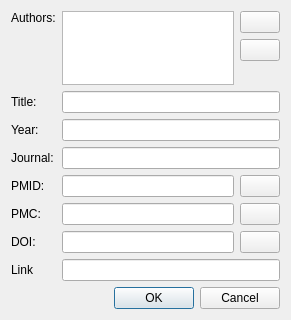
<?xml version="1.0" encoding="UTF-8"?>
<ui version="4.0">
 <class>ReferenceEditDialog</class>
 <widget class="QDialog" name="ReferenceEditDialog">
  <property name="geometry">
   <rect>
    <x>0</x>
    <y>0</y>
    <width>291</width>
    <height>320</height>
   </rect>
  </property>
  <property name="windowTitle">
   <string>Edit Reference</string>
  </property>
  <layout class="QVBoxLayout" name="verticalLayout_2">
   <item>
    <layout class="QGridLayout" name="gridLayout">
     <item row="0" column="0">
      <widget class="QLabel" name="label_authors">
       <property name="text">
        <string>Authors:</string>
       </property>
       <property name="alignment">
        <set>Qt::AlignLeading|Qt::AlignLeft|Qt::AlignTop</set>
       </property>
      </widget>
     </item>
     <item row="0" column="1">
      <widget class="ElementTableView" name="authorTableView">
       <property name="editTriggers">
        <set>QAbstractItemView::NoEditTriggers</set>
       </property>
       <attribute name="horizontalHeaderStretchLastSection">
        <bool>true</bool>
       </attribute>
       <attribute name="verticalHeaderVisible">
        <bool>false</bool>
       </attribute>
      </widget>
     </item>
     <item row="0" column="2">
      <layout class="QVBoxLayout" name="verticalLayout">
       <item>
        <widget class="QPushButton" name="addAuthorButton">
         <property name="text">
          <string/>
         </property>
         <property name="icon">
          <iconset resource="../../icons/icons.qrc">
           <normaloff>:/add_icon</normaloff>:/add_icon</iconset>
         </property>
        </widget>
       </item>
       <item>
        <widget class="QPushButton" name="removeAuthorButton">
         <property name="text">
          <string/>
         </property>
         <property name="icon">
          <iconset resource="../../icons/icons.qrc">
           <normaloff>:/remove_icon</normaloff>:/remove_icon</iconset>
         </property>
        </widget>
       </item>
       <item>
        <spacer name="verticalSpacer">
         <property name="orientation">
          <enum>Qt::Vertical</enum>
         </property>
         <property name="sizeHint" stdset="0">
          <size>
           <width>20</width>
           <height>40</height>
          </size>
         </property>
        </spacer>
       </item>
      </layout>
     </item>
     <item row="1" column="0">
      <widget class="QLabel" name="label_title">
       <property name="text">
        <string>Title:</string>
       </property>
      </widget>
     </item>
     <item row="1" column="1" colspan="2">
      <widget class="QLineEdit" name="titleInput"/>
     </item>
     <item row="2" column="0">
      <widget class="QLabel" name="label_year">
       <property name="text">
        <string>Year:</string>
       </property>
      </widget>
     </item>
     <item row="2" column="1" colspan="2">
      <widget class="QLineEdit" name="yearInput"/>
     </item>
     <item row="3" column="0">
      <widget class="QLabel" name="label_journal">
       <property name="text">
        <string>Journal:</string>
       </property>
      </widget>
     </item>
     <item row="3" column="1" colspan="2">
      <widget class="QLineEdit" name="journalInput"/>
     </item>
     <item row="4" column="0">
      <widget class="QLabel" name="label_pmid">
       <property name="text">
        <string>PMID:</string>
       </property>
      </widget>
     </item>
     <item row="4" column="1" colspan="2">
      <layout class="QHBoxLayout" name="horizontalLayout">
       <item>
        <widget class="QLineEdit" name="pmidInput"/>
       </item>
       <item>
        <widget class="QPushButton" name="searchPubmedButton">
         <property name="text">
          <string/>
         </property>
         <property name="icon">
          <iconset resource="../../icons/icons.qrc">
           <normaloff>:/search_icon</normaloff>:/search_icon</iconset>
         </property>
        </widget>
       </item>
      </layout>
     </item>
     <item row="5" column="0">
      <widget class="QLabel" name="label_pmc">
       <property name="text">
        <string>PMC:</string>
       </property>
      </widget>
     </item>
     <item row="5" column="1" colspan="2">
      <layout class="QHBoxLayout" name="horizontalLayout_2">
       <item>
        <widget class="QLineEdit" name="pmcInput"/>
       </item>
       <item>
        <widget class="QPushButton" name="searchPMCButton">
         <property name="text">
          <string/>
         </property>
         <property name="icon">
          <iconset resource="../../icons/icons.qrc">
           <normaloff>:/search_icon</normaloff>:/search_icon</iconset>
         </property>
        </widget>
       </item>
      </layout>
     </item>
     <item row="6" column="0">
      <widget class="QLabel" name="label_doi">
       <property name="text">
        <string>DOI:</string>
       </property>
      </widget>
     </item>
     <item row="6" column="1" colspan="2">
      <layout class="QHBoxLayout" name="horizontalLayout_3">
       <item>
        <widget class="QLineEdit" name="doiInput"/>
       </item>
       <item>
        <widget class="QPushButton" name="searchDOIButton">
         <property name="text">
          <string/>
         </property>
         <property name="icon">
          <iconset resource="../../icons/icons.qrc">
           <normaloff>:/search_icon</normaloff>:/search_icon</iconset>
         </property>
        </widget>
       </item>
      </layout>
     </item>
     <item row="7" column="0">
      <widget class="QLabel" name="label_link">
       <property name="text">
        <string>Link</string>
       </property>
      </widget>
     </item>
     <item row="7" column="1" colspan="2">
      <widget class="QLineEdit" name="linkInput"/>
     </item>
    </layout>
   </item>
   <item>
    <widget class="QDialogButtonBox" name="buttonBox">
     <property name="orientation">
      <enum>Qt::Horizontal</enum>
     </property>
     <property name="standardButtons">
      <set>QDialogButtonBox::Cancel|QDialogButtonBox::Ok</set>
     </property>
    </widget>
   </item>
  </layout>
 </widget>
 <customwidgets>
  <customwidget>
   <class>ElementTableView</class>
   <extends>QTableView</extends>
   <header>GEMEditor.base.views</header>
  </customwidget>
 </customwidgets>
 <tabstops>
  <tabstop>authorTableView</tabstop>
  <tabstop>yearInput</tabstop>
  <tabstop>journalInput</tabstop>
  <tabstop>pmidInput</tabstop>
  <tabstop>searchPubmedButton</tabstop>
  <tabstop>pmcInput</tabstop>
  <tabstop>searchPMCButton</tabstop>
  <tabstop>doiInput</tabstop>
  <tabstop>linkInput</tabstop>
  <tabstop>addAuthorButton</tabstop>
  <tabstop>removeAuthorButton</tabstop>
 </tabstops>
 <resources>
  <include location="../../icons/icons.qrc"/>
 </resources>
 <connections>
  <connection>
   <sender>buttonBox</sender>
   <signal>accepted()</signal>
   <receiver>ReferenceEditDialog</receiver>
   <slot>accept()</slot>
   <hints>
    <hint type="sourcelabel">
     <x>252</x>
     <y>307</y>
    </hint>
    <hint type="destinationlabel">
     <x>157</x>
     <y>274</y>
    </hint>
   </hints>
  </connection>
  <connection>
   <sender>buttonBox</sender>
   <signal>rejected()</signal>
   <receiver>ReferenceEditDialog</receiver>
   <slot>reject()</slot>
   <hints>
    <hint type="sourcelabel">
     <x>252</x>
     <y>307</y>
    </hint>
    <hint type="destinationlabel">
     <x>261</x>
     <y>274</y>
    </hint>
   </hints>
  </connection>
  <connection>
   <sender>titleInput</sender>
   <signal>textEdited(QString)</signal>
   <receiver>ReferenceEditDialog</receiver>
   <slot>activateButton()</slot>
   <hints>
    <hint type="sourcelabel">
     <x>251</x>
     <y>106</y>
    </hint>
    <hint type="destinationlabel">
     <x>261</x>
     <y>117</y>
    </hint>
   </hints>
  </connection>
  <connection>
   <sender>yearInput</sender>
   <signal>textEdited(QString)</signal>
   <receiver>ReferenceEditDialog</receiver>
   <slot>activateButton()</slot>
   <hints>
    <hint type="sourcelabel">
     <x>251</x>
     <y>132</y>
    </hint>
    <hint type="destinationlabel">
     <x>261</x>
     <y>145</y>
    </hint>
   </hints>
  </connection>
  <connection>
   <sender>journalInput</sender>
   <signal>textEdited(QString)</signal>
   <receiver>ReferenceEditDialog</receiver>
   <slot>activateButton()</slot>
   <hints>
    <hint type="sourcelabel">
     <x>251</x>
     <y>158</y>
    </hint>
    <hint type="destinationlabel">
     <x>261</x>
     <y>160</y>
    </hint>
   </hints>
  </connection>
  <connection>
   <sender>pmidInput</sender>
   <signal>textEdited(QString)</signal>
   <receiver>ReferenceEditDialog</receiver>
   <slot>activateButton()</slot>
   <hints>
    <hint type="sourcelabel">
     <x>212</x>
     <y>186</y>
    </hint>
    <hint type="destinationlabel">
     <x>261</x>
     <y>194</y>
    </hint>
   </hints>
  </connection>
  <connection>
   <sender>pmcInput</sender>
   <signal>textEdited(QString)</signal>
   <receiver>ReferenceEditDialog</receiver>
   <slot>activateButton()</slot>
   <hints>
    <hint type="sourcelabel">
     <x>212</x>
     <y>217</y>
    </hint>
    <hint type="destinationlabel">
     <x>261</x>
     <y>229</y>
    </hint>
   </hints>
  </connection>
  <connection>
   <sender>doiInput</sender>
   <signal>textEdited(QString)</signal>
   <receiver>ReferenceEditDialog</receiver>
   <slot>activateButton()</slot>
   <hints>
    <hint type="sourcelabel">
     <x>212</x>
     <y>248</y>
    </hint>
    <hint type="destinationlabel">
     <x>261</x>
     <y>246</y>
    </hint>
   </hints>
  </connection>
  <connection>
   <sender>linkInput</sender>
   <signal>textEdited(QString)</signal>
   <receiver>ReferenceEditDialog</receiver>
   <slot>activateButton()</slot>
   <hints>
    <hint type="sourcelabel">
     <x>251</x>
     <y>277</y>
    </hint>
    <hint type="destinationlabel">
     <x>261</x>
     <y>280</y>
    </hint>
   </hints>
  </connection>
  <connection>
   <sender>addAuthorButton</sender>
   <signal>clicked()</signal>
   <receiver>ReferenceEditDialog</receiver>
   <slot>addAuthor()</slot>
   <hints>
    <hint type="sourcelabel">
     <x>250</x>
     <y>33</y>
    </hint>
    <hint type="destinationlabel">
     <x>261</x>
     <y>25</y>
    </hint>
   </hints>
  </connection>
  <connection>
   <sender>removeAuthorButton</sender>
   <signal>clicked()</signal>
   <receiver>ReferenceEditDialog</receiver>
   <slot>deleteAuthor()</slot>
   <hints>
    <hint type="sourcelabel">
     <x>250</x>
     <y>62</y>
    </hint>
    <hint type="destinationlabel">
     <x>261</x>
     <y>50</y>
    </hint>
   </hints>
  </connection>
  <connection>
   <sender>searchPubmedButton</sender>
   <signal>clicked()</signal>
   <receiver>ReferenceEditDialog</receiver>
   <slot>getPmidInfo()</slot>
   <hints>
    <hint type="sourcelabel">
     <x>250</x>
     <y>188</y>
    </hint>
    <hint type="destinationlabel">
     <x>261</x>
     <y>218</y>
    </hint>
   </hints>
  </connection>
  <connection>
   <sender>searchPMCButton</sender>
   <signal>clicked()</signal>
   <receiver>ReferenceEditDialog</receiver>
   <slot>checkPMC()</slot>
   <hints>
    <hint type="sourcelabel">
     <x>250</x>
     <y>219</y>
    </hint>
    <hint type="destinationlabel">
     <x>261</x>
     <y>259</y>
    </hint>
   </hints>
  </connection>
  <connection>
   <sender>pmidInput</sender>
   <signal>textEdited(QString)</signal>
   <receiver>ReferenceEditDialog</receiver>
   <slot>checkPMID()</slot>
   <hints>
    <hint type="sourcelabel">
     <x>164</x>
     <y>186</y>
    </hint>
    <hint type="destinationlabel">
     <x>261</x>
     <y>83</y>
    </hint>
   </hints>
  </connection>
  <connection>
   <sender>pmcInput</sender>
   <signal>textEdited(QString)</signal>
   <receiver>ReferenceEditDialog</receiver>
   <slot>checkPMC()</slot>
   <hints>
    <hint type="sourcelabel">
     <x>212</x>
     <y>217</y>
    </hint>
    <hint type="destinationlabel">
     <x>261</x>
     <y>99</y>
    </hint>
   </hints>
  </connection>
  <connection>
   <sender>ReferenceEditDialog</sender>
   <signal>accepted()</signal>
   <receiver>ReferenceEditDialog</receiver>
   <slot>save_state()</slot>
   <hints>
    <hint type="sourcelabel">
     <x>158</x>
     <y>155</y>
    </hint>
    <hint type="destinationlabel">
     <x>158</x>
     <y>155</y>
    </hint>
   </hints>
  </connection>
  <connection>
   <sender>searchPMCButton</sender>
   <signal>clicked()</signal>
   <receiver>ReferenceEditDialog</receiver>
   <slot>getPmcInfo()</slot>
   <hints>
    <hint type="sourcelabel">
     <x>250</x>
     <y>219</y>
    </hint>
    <hint type="destinationlabel">
     <x>261</x>
     <y>233</y>
    </hint>
   </hints>
  </connection>
  <connection>
   <sender>searchDOIButton</sender>
   <signal>clicked()</signal>
   <receiver>ReferenceEditDialog</receiver>
   <slot>getDOIInfo()</slot>
   <hints>
    <hint type="sourcelabel">
     <x>231</x>
     <y>231</y>
    </hint>
    <hint type="destinationlabel">
     <x>43</x>
     <y>221</y>
    </hint>
   </hints>
  </connection>
  <connection>
   <sender>ReferenceEditDialog</sender>
   <signal>finished(int)</signal>
   <receiver>ReferenceEditDialog</receiver>
   <slot>save_dialog_geometry()</slot>
   <hints>
    <hint type="sourcelabel">
     <x>130</x>
     <y>158</y>
    </hint>
    <hint type="destinationlabel">
     <x>130</x>
     <y>158</y>
    </hint>
   </hints>
  </connection>
 </connections>
 <slots>
  <slot>activateButton()</slot>
  <slot>addAuthor()</slot>
  <slot>deleteAuthor()</slot>
  <slot>getPmidInfo()</slot>
  <slot>getPmcInfo()</slot>
  <slot>checkPMID()</slot>
  <slot>checkPMC()</slot>
  <slot>save_state()</slot>
  <slot>getDOIInfo()</slot>
  <slot>save_dialog_geometry()</slot>
 </slots>
</ui>
